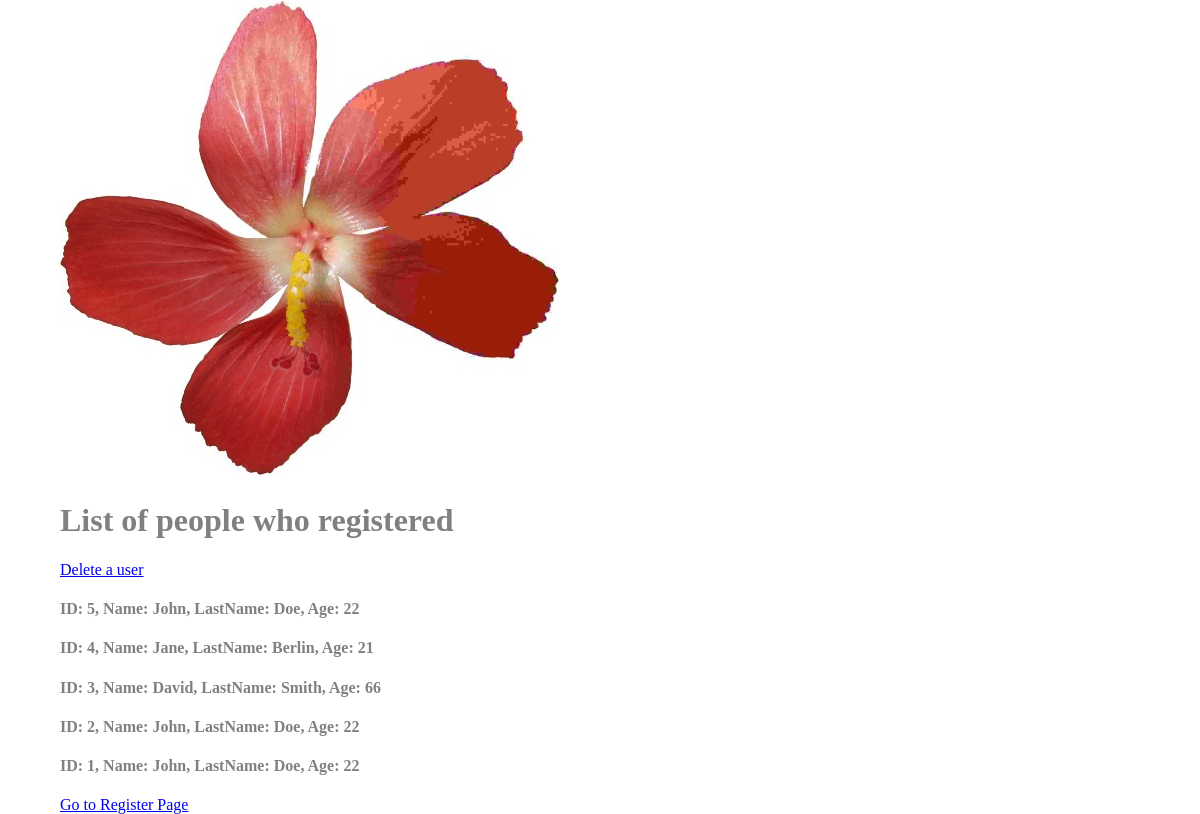
The app's page /, older data.
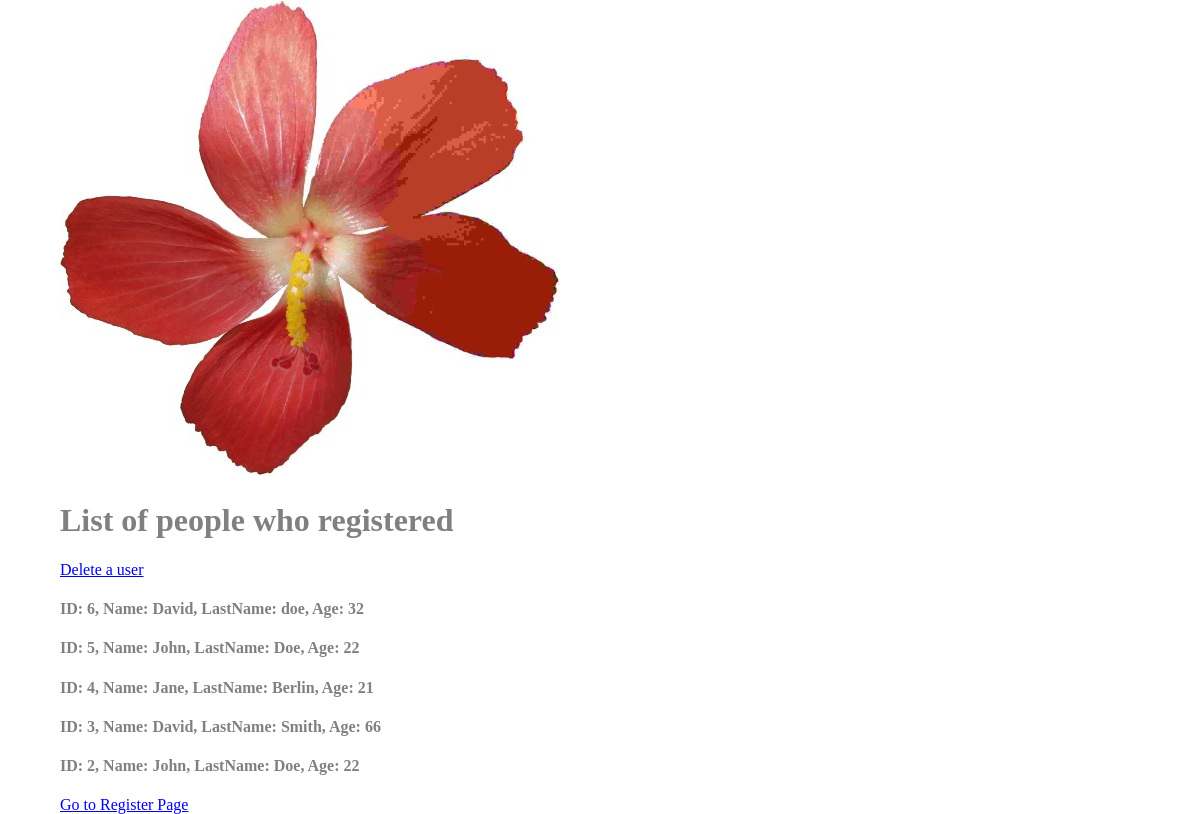
The same page, newer data.
### firstapp/models.py (models this page shows, shortened)
class People(models.Model):
    first_name = models.CharField(max_length=60)
    last_name = models.CharField(max_length=60)
    age = models.IntegerField()

### firstapp/views.py (the view)
# urls.py: path('', views.index, name='index'),
def index(request):
    allPeople = People.objects.order_by('-id')
    context = {'people': allPeople}
    template = 'index.html'
    return render(request, template, context)

### templates/index.html (shortened to what this page needs)
{% extends 'base.html' %}
{% block content %}
    {% load static %}
    <img src="{% static 'img/example.jpg' %}" alt="My image">
    <h1>List of people who registered</h1>
    <a href="{% url 'deleteUser' %}">Delete a user</a>
    {% for person in people %}
        <h4> ID: {{ person.id }}, Name: {{ person.first_name }}, LastName: {{ person.last_name }}, Age: {{ person.age }}</h4>
    {% endfor %}
    <a href="{% url 'register' %}">Go to Register Page</a>
{% endblock %}

### templates/base.html (shortened to what this page needs)
<!DOCTYPE html>
{% load static %}
<html lang="en">
<head>
    <link rel="stylesheet" href="{% static  'css/main.css' %}">
</head>
<body>
    {% block content %}
    {% endblock %}
</body>
</html>

### static/css/main.css (style rules this page uses)
body { margin: auto 5%; color: gray; }

Row changes from the older to the newer data that the page shows:
removed People: id "1", first_name "John", last_name "Doe", age "22"
added People: id "6", first_name "David", last_name "doe", age "32"
